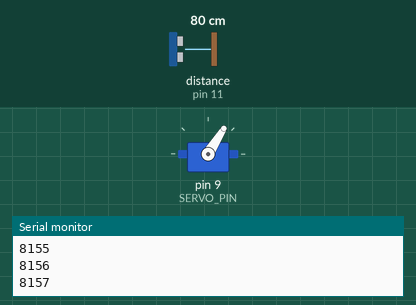
Recording of a sketch running on a simulated Arduino Uno, built with avr-gcc and run on an emulated ATmega328P. Shown: servo, the last lines printed to the serial monitor. The inputs (shaded band) are chosen by the test bench; at power-on: distance to the obstacle (sensor on pin 11) 80 cm. The echo pulse lasts 58.3 µs per cm.

Above: at 1.2 s.
1.3 s: distance to the obstacle (sensor on pin 11) set to 2 cm
At 1.69 s:
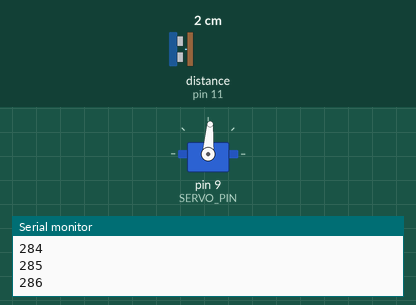
4.3 s: distance to the obstacle (sensor on pin 11) set to 4 cm
At 4.45 s:
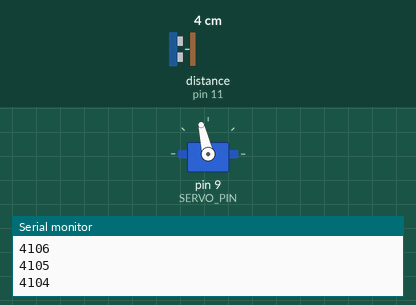
7.3 s: distance to the obstacle (sensor on pin 11) set to 120 cm
At 8.84 s:
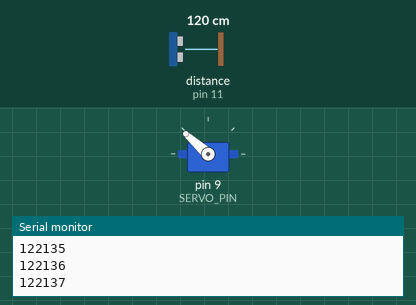
Timing chart, 0 to 16.3 s (numbered marks = the images above; inputs shaded):
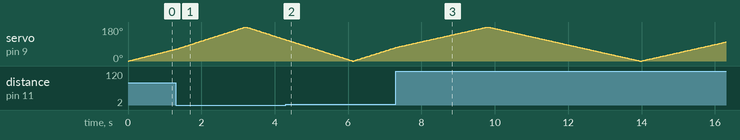

The sketch:

Radar.ino
```cpp
#include <Servo.h>
#include <NewPing.h>

#define TRIGGER_PIN 12
#define ECHO_PIN 11
#define MAX_DISTANCE 200
#define SERVO_PIN 9

Servo servo;
NewPing sonar(TRIGGER_PIN, ECHO_PIN, MAX_DISTANCE);

void setup() {
  Serial.begin(9600);
  servo.attach(SERVO_PIN);
}

void loop() {
  for (int angle = 0; angle <= 180; angle++) {
    servo.write(angle);
    delay(15);
    int distance = sonar.ping_cm();
    sendData(distance, angle);
  }
  for (int angle = 180; angle >= 0; angle--) {
    servo.write(angle);
    delay(15);
    int distance = sonar.ping_cm();
    sendData(distance, angle);
  }
}

void sendData(int distance, int angle) {
  String data = String(distance) + String(angle);
  Serial.println(data);
}
```
